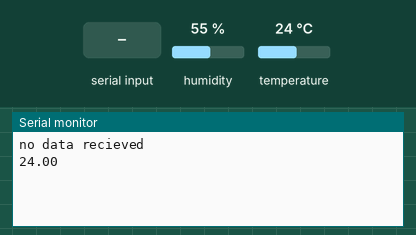
Recording of a sketch running on a simulated Arduino Uno, built with avr-gcc and run on an emulated ATmega328P. On the bench: the last lines printed to the serial monitor. The inputs (shaded band) are chosen by the test bench; at power-on: temperature 24 °C, humidity 55 %.

Above: at 1.2 s.
1.3 s: "1\n" received over Serial
4.5 s: temperature set to 12 °C
At 5.8 s:
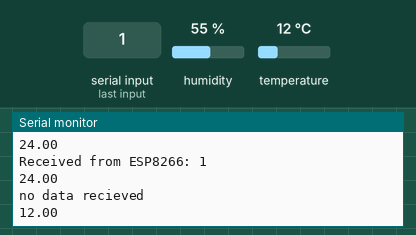
6.0 s: "0\n" received over Serial
7.5 s: temperature set to 19 °C
At 8.6 s:
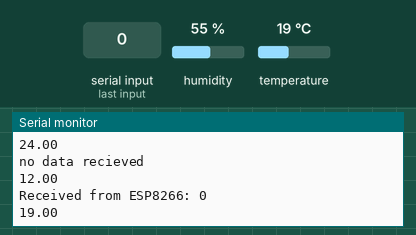
Timing chart, 0 to 10.0 s (numbered marks = the images above; inputs shaded):
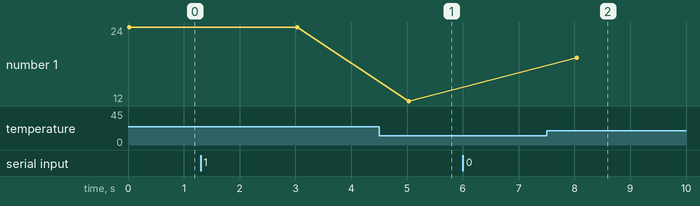

Measured:
- after the input at 4.5 s, the serial monitor: prints a new line after 0.53 s (image 1)
- after the input at 7.5 s, the serial monitor: prints a new line after 0.55 s (image 2)
- plotted number 1: 24 → 12 after the input at 4.5 s, 12 → 19 after the input at 7.5 s

The sketch:

ArduinoCode.ino
```cpp
#include <SoftwareSerial.h>
#include <DHT.h>

#define DHTPIN 7
#define DHTTYPE DHT22

DHT dht(DHTPIN,DHTTYPE);
SoftwareSerial espSerial(2, 3); // RX, TX

void setup() {
    Serial.begin(9600);        // Serial monitor
    espSerial.begin(9600);
    dht.begin();    // ESP8266 serial communication
}

void loop() {
    // Check for incoming data from ESP8266
    if (Serial.available()) {
        String receivedData = Serial.readStringUntil("/n");
        Serial.println("Received from ESP8266: " + receivedData);

    }else{
      Serial.println("no data recieved");
    }
  float temperature = dht.readTemperature();

  // Check if any reads failed and exit early (to try again).
  if (isnan(temperature)) {
    Serial.println("Failed to read from DHT sensor!");
    return;
  }
  Serial.println(temperature, 2);
  delay(2000);// Send data every 2 seconds
}
```
